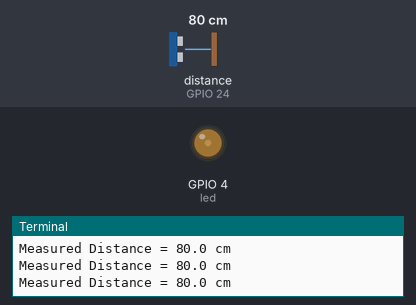
The program below on a simulated Raspberry Pi (BCM pin numbers). Parts: output pins drawn as LEDs (lit = HIGH), the last lines printed to the terminal. Inputs (shaded band) come from the test bench; at power-on: distance to the obstacle (sensor on GPIO 24) 80 cm. The echo pulse lasts 58.3 µs per cm; the clock reads 2024-03-15 10:24:30 at power-on unless the program sets it; pins used as bus, display or sensor lines are not drawn.

Above: at 1.2 s.
1.3 s: distance to the obstacle (sensor on GPIO 24) set to 2 cm
At 2.4 s:
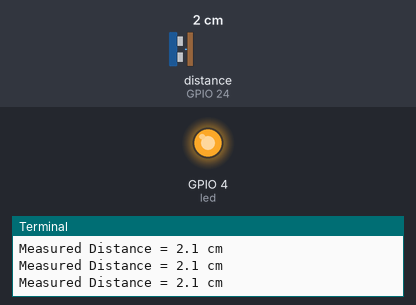
2.8 s: distance to the obstacle (sensor on GPIO 24) set to 60 cm
At 4.2 s:
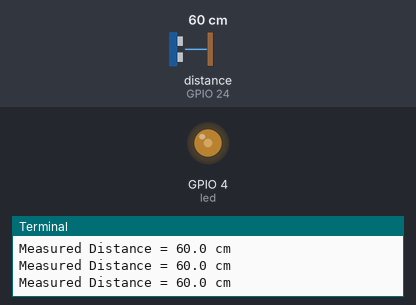
Timing chart, 0 to 5.8 s (numbered marks = the images above; inputs shaded):
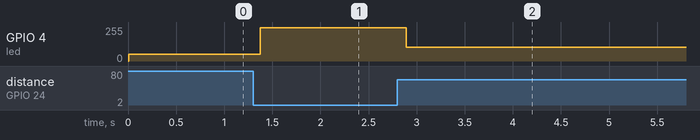

Measured:
- after the input at 1.3 s, GPIO 4 (led): 51/255 → 250/255 after 0.07 s
- after the input at 2.8 s, GPIO 4 (led): 250/255 → 102/255 after 0.09 s

The program:

ultra-sonic.py
```python
#Libraries
import RPi.GPIO as GPIO
import time

GPIO.setmode(GPIO.BCM)

#GPIO Pin variables
GPIO_TRIGGER = 18
GPIO_ECHO = 24
led = 4

#GPIO setups
GPIO.setup(GPIO_TRIGGER, GPIO.OUT)
GPIO.setup(GPIO_ECHO, GPIO.IN)
GPIO.setup(led, GPIO.OUT)

p = GPIO.PWM(led,50)
p.start(0)

#function to measure distance using SR04
def distance():
    # set Trigger to HIGH
    GPIO.output(GPIO_TRIGGER, True)

    # set Trigger after 0.01ms to LOW
    time.sleep(0.00001)
    GPIO.output(GPIO_TRIGGER, False)

    StartTime = time.time()
    StopTime = time.time()

    # save StartTime
    while GPIO.input(GPIO_ECHO) == 0:
        StartTime = time.time()

    # save time of arrival
    while GPIO.input(GPIO_ECHO) == 1:
        StopTime = time.time()

    TimeElapsed = StopTime - StartTime
    distance = (TimeElapsed * 34300) / 2

    return distance


if __name__ == '__main__':
    try:
        while True:
            dist = distance()

            print ("Measured Distance = %.1f cm" % dist)

            if dist < 100: #Set LED to level of  ping within 1 Metre
                p.ChangeDutyCycle(100-dist)
            else: #Set LED to off if nothing to Ping
                p.ChangeDutyCycle(0)
            time.sleep(0.1)


        # Reset by pressing CTRL + C
    except KeyboardInterrupt:
        p.stop()
        print("Measurement stopped by User")
        GPIO.cleanup()
```
